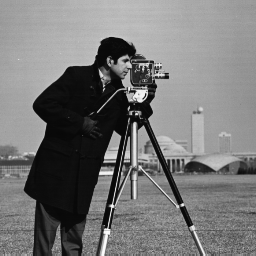
%> input picture assignments/assigmnet_1/image/cameraman.png, 256 x 256 px
$ octave problem_4.m   (GNU Octave 9; MATLAB toolbox functions it lacks are replaced by stand-ins)
%> lines starting %> are read from the running program, lines starting %| are printed output that depends on the picture
img1 = imread('../assigmnet_1/image/cameraman.png');
%> img1 is the input picture: size 256x256 uint8; min 7, max 253, mean 118.7
img2 = imread('../assigmnet_1/image/emu.png');
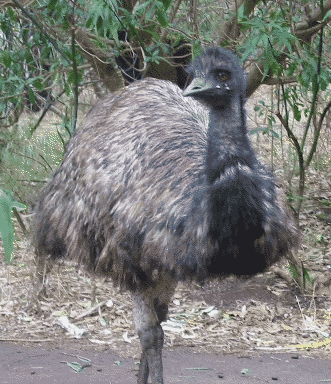
%> input picture assignments/assigmnet_1/image/emu.png, 331 x 384 px
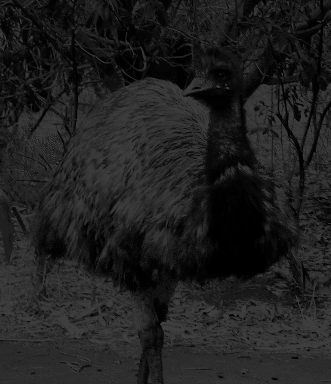
%> img2: size 384x331 uint8; min 0, max 63, mean 31.7
img3 = imread('../assigmnet_1/image/caribou.jpg');
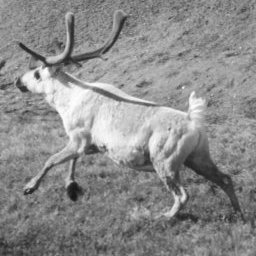
%> input picture assignments/assigmnet_1/image/caribou.jpg, 256 x 256 px
%> img3 is the input picture: size 256x256 uint8; min 19, max 255, mean 139.8
img4 = imread('../assigmnet_1/image/gull.jpg');
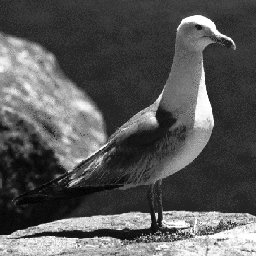
%> input picture assignments/assigmnet_1/image/gull.jpg, 256 x 256 px
%> img4 is the input picture: size 256x256 uint8; min 0, max 255, mean 87.2

x1 = grayslice(img1,32);
x2 = grayslice(img2,200);
x3 = grayslice(img3,32);
x4 = grayslice(img4,32);

figure;
subplot(2,2,1); imshow(x1); title('1');
subplot(2,2,2); imshow(x2); title('2');
subplot(2,2,3); imshow(x3); title('3');
subplot(2,2,4); imshow(x4); title('4');
